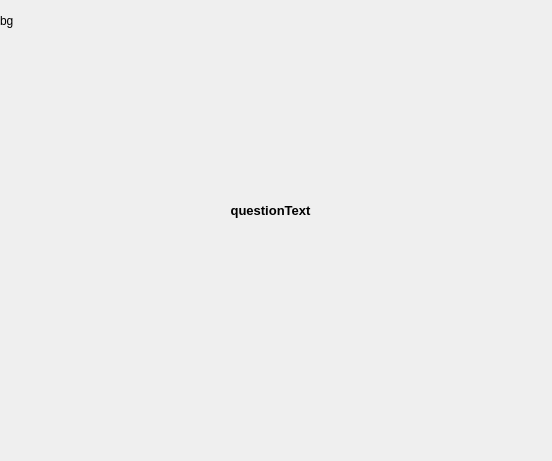
<?xml version="1.0" encoding="UTF-8"?>
<ui version="4.0">
 <class>Question</class>
 <widget class="QMainWindow" name="Question">
  <property name="geometry">
   <rect>
    <x>0</x>
    <y>0</y>
    <width>552</width>
    <height>461</height>
   </rect>
  </property>
  <property name="windowTitle">
   <string>Question</string>
  </property>
  <widget class="QWidget" name="centralwidget">
   <widget class="QPushButton" name="pushButtonNO">
    <property name="geometry">
     <rect>
      <x>406</x>
      <y>390</y>
      <width>60</width>
      <height>60</height>
     </rect>
    </property>
    <property name="toolTip">
     <string>Закрыть</string>
    </property>
    <property name="autoFillBackground">
     <bool>false</bool>
    </property>
    <property name="text">
     <string/>
    </property>
    <property name="flat">
     <bool>true</bool>
    </property>
   </widget>
   <widget class="QLabel" name="questionBG">
    <property name="geometry">
     <rect>
      <x>0</x>
      <y>0</y>
      <width>41</width>
      <height>41</height>
     </rect>
    </property>
    <property name="maximumSize">
     <size>
      <width>552</width>
      <height>461</height>
     </size>
    </property>
    <property name="text">
     <string>bg</string>
    </property>
   </widget>
   <widget class="QPushButton" name="pushButtonYES">
    <property name="geometry">
     <rect>
      <x>320</x>
      <y>390</y>
      <width>60</width>
      <height>60</height>
     </rect>
    </property>
    <property name="toolTip">
     <string>Нанять</string>
    </property>
    <property name="autoFillBackground">
     <bool>false</bool>
    </property>
    <property name="text">
     <string/>
    </property>
    <property name="flat">
     <bool>true</bool>
    </property>
   </widget>
   <widget class="QLabel" name="questionText">
    <property name="geometry">
     <rect>
      <x>40</x>
      <y>200</y>
      <width>461</width>
      <height>20</height>
     </rect>
    </property>
    <property name="font">
     <font>
      <pointsize>10</pointsize>
      <weight>75</weight>
      <bold>true</bold>
     </font>
    </property>
    <property name="text">
     <string>questionText</string>
    </property>
    <property name="scaledContents">
     <bool>true</bool>
    </property>
    <property name="alignment">
     <set>Qt::AlignCenter</set>
    </property>
   </widget>
   <zorder>questionBG</zorder>
   <zorder>pushButtonNO</zorder>
   <zorder>pushButtonYES</zorder>
   <zorder>questionText</zorder>
  </widget>
 </widget>
 <resources/>
 <connections/>
</ui>
